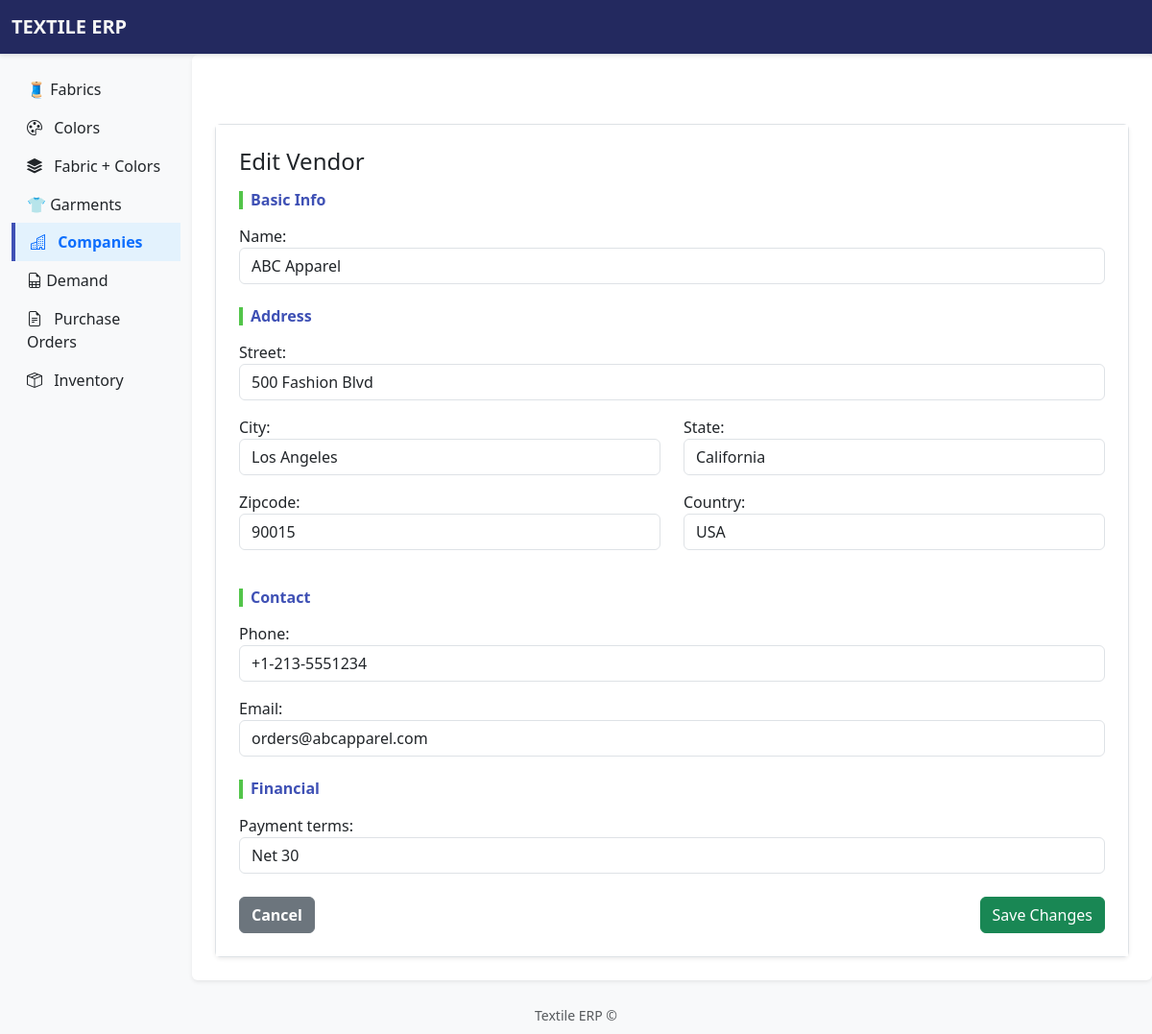
The app's page /companies/edit_vendor/16/ with its own data.
### apps/companies/models.py (models this page shows, shortened)
class Company(models.Model):
    name = models.CharField(max_length=150, unique=True)
    street = models.CharField(max_length=150)
    city = models.CharField(max_length=100)
    state = models.CharField(max_length=100)
    zipcode = models.CharField(max_length=20)
    country = models.CharField(max_length=100)
    phone = models.CharField(max_length=20, blank=True, null=True)
    email = models.EmailField(blank=True, null=True)
    is_active = models.BooleanField(default=True)

class Vendor(models.Model):
    company = models.OneToOneField(Company, on_delete=models.CASCADE)
    payment_terms = models.CharField(max_length=100)

### apps/companies/views.py (the view)
# urls.py: path('edit_vendor/<int:company_id>/', views.edit_company_vendor, name='edit_company_vendor'),
def edit_company_vendor(request, company_id):
    company = get_object_or_404(Company, id=company_id)
    vendor = get_object_or_404(Vendor, company=company)
    company_form = AddCompanyForm(request.POST or None, instance=company)
    vendor_form = AddVendorForm(request.POST or None, instance=vendor)
    if request.method == "POST":
        if company_form.is_valid() and vendor_form.is_valid():
            company_form.save()
            vendor_form.save()
            return redirect('companies:companies_list')
    return render(request, 'companies/edit_company_vendor.html', {
        'company_form': company_form,
        'vendor_form': vendor_form,
    })

### apps/companies/forms.py
class AddCompanyForm(forms.ModelForm):
    class Meta:
        model = Company
        fields = ['name', 'street', 'city', 'state', 'zipcode', 'country', 'phone', 'email']
        widgets = {
            'name': forms.TextInput(attrs={'class': 'form-control'}),
            'street': forms.TextInput(attrs={'class': 'form-control'}),
            'city': forms.TextInput(attrs={'class': 'form-control'}),
            'state': forms.TextInput(attrs={'class': 'form-control'}),
            'zipcode': forms.TextInput(attrs={'class': 'form-control'}),
            'country': forms.TextInput(attrs={'class': 'form-control'}),
            'phone': forms.TextInput(attrs={'class': 'form-control'}),
            'email': forms.EmailInput(attrs={'class': 'form-control'}),
        }

class AddVendorForm(forms.ModelForm):
    class Meta:
        model = Vendor
        fields = ['payment_terms']
        widgets = {
            'payment_terms': forms.TextInput(attrs={'class': 'form-control'})
        }

### apps/companies/templates/companies/edit_company_vendor.html (shortened to what this page needs)
{% extends "base.html" %}
{% block content %}
<div class="mt-5">
  <div class="card shadow-sm">
    <div class="card-body">
      <form method="post">
        <h4 class="mb-3">Edit Vendor</h4>
        {% include "companies/_company_form.html" with form=company_form %}
        {% include "companies/_vendor_form.html" with vendor_form=vendor_form %}
        <div class="d-flex justify-content-between mt-4">
          <a href="{% url 'companies:companies_list' %}" class="btn btn-secondary">Cancel</a>
          <button type="submit" class="btn btn-success">Save Changes</button>
        </div>
      </form>
    </div>
  </div>
</div>
{% endblock %}

### apps/companies/templates/companies/_company_form.html (shortened to what this page needs)
<div class="mb-4">
    <h6 class="section-header">Basic Info</h6>
    <div class="mb-3">
        {{ form.name.label_tag }}
        {{ form.name }}
    </div>
</div>
<div class="mb-4">
    <h6 class="section-header">Address</h6>
    <div class="mb-3">
        {{ form.street.label_tag }}
        {{ form.street }}
    </div>
    <div class="row">
        <div class="col-md-6 mb-3">
            {{ form.city.label_tag }}
            {{ form.city }}
        </div>
        <div class="col-md-6 mb-3">
            {{ form.state.label_tag }}
            {{ form.state }}
        </div>
    </div>
    <div class="row">
        <div class="col-md-6 mb-3">
            {{ form.zipcode.label_tag }}
            {{ form.zipcode }}
        </div>
        <div class="col-md-6 mb-3">
            {{ form.country.label_tag }}
            {{ form.country }}
        </div>
    </div>
</div>
<div class="mb-4">
    <h6 class="section-header">Contact</h6>
    <div class="col-md-12 mb-3">
        {{ form.phone.label_tag }}
        {{ form.phone }}
    </div>
    <div class="col-md-12 mb-3">
        {{ form.email.label_tag }}
        {{ form.email }}
    </div>
</div>

### apps/companies/templates/companies/_vendor_form.html (shortened to what this page needs)
<div class="mb-4">
    <h6 class="section-header">Financial</h6>
    <div class="mb-3">
        {{ vendor_form.payment_terms.label_tag }}
        {{ vendor_form.payment_terms }}
    </div>
</div>

### static/css/base.css (style rules this page uses)
.card { border: 1px solid #dee2e6; border-radius: 6px; }
.card-body { background-color: #ffffff; padding: 1.5rem; }
.btn-secondary { background-color: #6c757d; border-color: #6c757d; color: #fff; border-radius: 6px; font-weight: 600; }
.section-header { font-size: 1rem; font-weight: 600; color: #3f51b5; border-left: 4px solid #53c54a; padding-left: 8px; margin-bottom: 1rem; }

### records on screen
Company: name "ABC Apparel", street "500 Fashion Blvd", city "Los Angeles", state "California", zipcode "90015", country "USA", phone "+1-213-5551234", email "orders@abcapparel.com"
Vendor: payment_terms "Net 30"

### other values on screen
{{ vendor_form.payment_terms.label_tag }} "Payment terms:"
